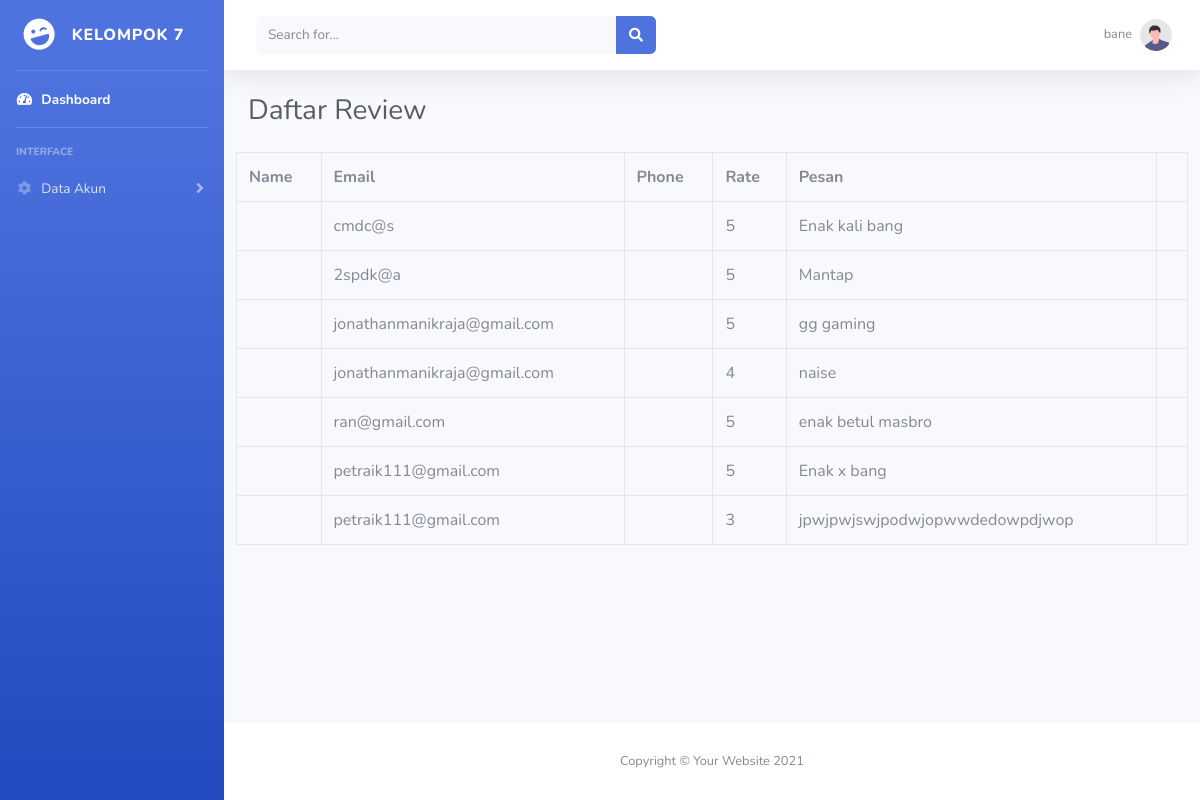
/admin/rev.php (signed in), run on the app's committed database.
### tables this page shows
CREATE TABLE `review` (
  `id` int(11) NOT NULL,
  `username` varchar(20) NOT NULL,
  `email` varchar(30) NOT NULL,
  `phone_number` varchar(20) NOT NULL,
  `rate` varchar(10) NOT NULL,
  `pesan` varchar(30) NOT NULL,
  `foto` blob NOT NULL
);

### admin/rev.php (the view, shortened to what this page needs)
<?php
require_once "../koneksi.php";
?>
<!DOCTYPE html>
<html lang="en">
<head>
    <link href="vendor/fontawesome-free/css/all.min.css" rel="stylesheet" type="text/css">
    <link href="css/sb-admin-2.min.css" rel="stylesheet">
</head>
<body id="page-top">
    <div id="wrapper">
        <ul class="navbar-nav bg-gradient-primary sidebar sidebar-dark accordion" id="accordionSidebar">
            <a class="sidebar-brand d-flex align-items-center justify-content-center" href="index.php">
                <div class="sidebar-brand-icon rotate-n-15">
                    <i class="fas fa-laugh-wink"></i>
                </div>
                <div class="sidebar-brand-text mx-3">Kelompok 7<sup></sup></div>
            </a>
            <hr class="sidebar-divider my-0">
            <li class="nav-item active">
                <a class="nav-link" href="index.php">
                    <i class="fas fa-fw fa-tachometer-alt"></i>
                    <span>Dashboard</span></a>
            </li>
            <hr class="sidebar-divider">
            <div class="sidebar-heading">
                Interface
            </div>
            <li class="nav-item">
                <a class="nav-link collapsed" href="#" data-toggle="collapse" data-target="#collapseTwo"
                    aria-expanded="true" aria-controls="collapseTwo">
                    <i class="fas fa-fw fa-cog"></i>
                    <span>Data Akun</span>
                </a>
            </li>
        </ul>
        <div id="content-wrapper" class="d-flex flex-column">
            <div id="content">
                <nav class="navbar navbar-expand navbar-light bg-white topbar mb-4 static-top shadow">
                    <form
                        class="d-none d-sm-inline-block form-inline mr-auto ml-md-3 my-2 my-md-0 mw-100 navbar-search">
                        <div class="input-group">
                            <input type="text" class="form-control bg-light border-0 small" placeholder="Search for..."
                                aria-label="Search" aria-describedby="basic-addon2">
                            <div class="input-group-append">
                                <button class="btn btn-primary" type="button">
                                    <i class="fas fa-search fa-sm"></i>
                                </button>
                            </div>
                        </div>
                    </form>
                    <ul class="navbar-nav ml-auto">
                        <li class="nav-item dropdown no-arrow">
                            <a class="nav-link dropdown-toggle" href="#" id="userDropdown" role="button"
                                data-toggle="dropdown" aria-haspopup="true" aria-expanded="false">
                                <span class="mr-2 d-none d-lg-inline text-gray-600 small">
                                    <?php
                                    echo $_SESSION['username'];
                                    ?>
                                </span>
                                <img class="img-profile rounded-circle"
                                    src="../admin/css/img/undraw_profile.svg">
                            </a>
                        </li>
                    </ul>
                </nav>
                <div class="container-fluid">
                    <div class="d-sm-flex align-items-center justify-content-between mb-4">
                        <h1 class="h3 mb-0 text-gray-800">Daftar Review</h1>
                    </div>
                    <div class="row">
                    <?php
                        $sql = "SELECT * FROM review";
                        $hasil = mysqli_query($koneksi, $sql);
                        echo "<table class='table table-bordered'>";
                        echo "<tr>";
                        echo "<th>Name</th><th>Email</th><th>Phone</th><th>Rate</th><th>Pesan</th>";
                        echo "</tr>";
                        foreach($hasil as $data){
                            echo "<tr>";
                            echo "<td>$data[nama]</td>";
                            echo "<td>$data[email]</td>";
                            echo "<td>$data[phone]</td>";
                            echo "<td>$data[rate]</td>";
                            echo "<td>$data[pesan]</td>";
                            echo "<td>";
                            echo "</td>";
                            echo "</tr>";
                        }
                        echo "</table>";
                    ?>
                        </div>
                        </div>
            </div>
            <footer class="sticky-footer bg-white">
                <div class="container my-auto">
                    <div class="copyright text-center my-auto">
                        <span>Copyright &copy; Your Website 2021</span>
                    </div>
                </div>
            </footer>
        </div>
    </div>
</body>
</html>

### data on the page
review: email "cmdc@s", rate "5", pesan "Enak kali bang"
review: email "2spdk@a", rate "5", pesan "Mantap"
review: email "jonathanmanikraja@gmail.com", rate "5", pesan "gg gaming"
review: email "jonathanmanikraja@gmail.com", rate "4", pesan "naise"
review: email "ran@gmail.com", rate "5", pesan "enak betul masbro"
review: email "petraik111@gmail.com", rate "5", pesan "Enak x bang"
review: email "petraik111@gmail.com", rate "3", pesan "jpwjpwjswjpodwjopwwdedowpdjwop"

### other printed values
$_SESSION['username'] "bane"
